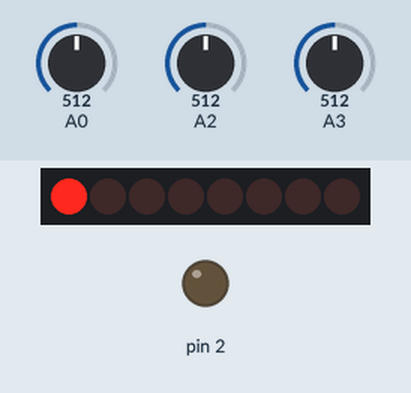
Bench run of a sketch on a simulated Arduino Uno, built with avr-gcc and run on an emulated ATmega328P. On the bench: 8 shift-register outputs drawn as a row of LEDs (first output left, lit = HIGH), output pins drawn as LEDs (lit = HIGH). Wiring (inferred from the names in the program): shift register (74HC595): data pin 11; shift clock pin 12; latch pin 8. Wiring (inferred from the signals the program sends): row of LEDs: on Q0, Q1, Q2, Q3, Q4, Q5, Q6, Q7. The test bench sets the inputs (shaded band); at power-on: A0 = 512, A2 = 512, A3 = 512. Pins used as bus, display or sensor lines are not drawn; what the sketch prints to the serial monitor is not drawn.

Above: at 0.15 s.
At 0.75 s:
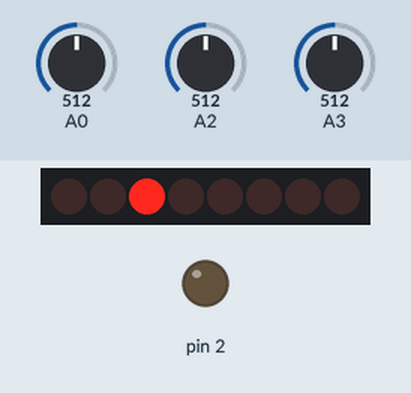
Timing chart, 0 to 2.4 s (numbered marks = the images above):
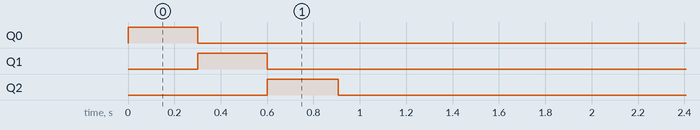

Measured:
- by itself, Q0: LOW → HIGH at 0.00 s, → LOW 0.30 s later
- by itself, Q1: LOW → HIGH at 0.30 s, → LOW 0.30 s later
- by itself, Q2: LOW → HIGH at 0.60 s, → LOW 0.31 s later

The sketch:

SoundDectection.ino
```cpp
int previousValue_1 = 0;
int previousValue_2 = 0;
int previousValue_3 = 0;

int sensorValue_1 = 0;
int sensorValue_2 = 0;
int sensorValue_3 = 0;

//PINS
int FRONT = 2;
int LEFT = 3;
int RIGHT = 4;
int BACK = 5;

//Pin connected to ST_CP of 74HC595
int latchPin = 8; //green
//Pin connected to SH_CP of 74HC595
int clockPin = 12; //yellow
////Pin connected to DS of 74HC595
int dataPin = 11; //blue

int vibTime = 300;
int soundMag = 55;

// the setup routine runs once when you press reset:
void setup() {

  pinMode(2, OUTPUT);

  pinMode(latchPin, OUTPUT);
  pinMode(clockPin, OUTPUT);
  pinMode(dataPin, OUTPUT);

  // initialize serial communication at 9600 bits per second:
  Serial.begin(9600);
}

// the loop routine runs over and over again forever:
void loop() {
  //Each mic will follow the same pattern
  //Detect any change in sound
  sensorValue_1 = analogRead(A0);

  //Test to see if the sound is within the differential to respond
  if(calcDiff(sensorValue_1, previousValue_1) > soundMag) {
    //Write to the vibrating disc from the shift register
    registerWrite(0,HIGH);
    //Allow it to vibrate
    delay(vibTime);
  } else {
    //Otherwise ensure that it is off
    registerWrite(0,LOW);
  }

  sensorValue_2 = analogRead(A2);
  if(calcDiff(sensorValue_2, previousValue_2) > soundMag) {
    registerWrite(1,HIGH);
    delay(vibTime);
  } else {
    registerWrite(1,LOW);
  }

  // read the input on analog pin 0:
  sensorValue_3 = analogRead(A3);


  Serial.println(calcDiff(sensorValue_3, previousValue_3));
  if(calcDiff(sensorValue_3, previousValue_3) > soundMag) {
    registerWrite(2,HIGH);
    delay(vibTime);
  } else {
    registerWrite(2,LOW);
  }

  delay(5);        // delay in between reads for stability

  previousValue_1 = sensorValue_1;
  previousValue_2 = sensorValue_2;
  previousValue_3 = sensorValue_3;


}

int calcDiff(int val1, int val2) {
  int diff = val1 - val2;
  return abs(diff);
}

void registerWrite(int whichPin, int whichState) {
// the bits you want to send
  byte bitsToSend = 0;

  // turn off the output so the pins don't light up
  // while you're shifting bits:
  digitalWrite(latchPin, LOW);

  // turn on the next highest bit in bitsToSend:
  bitWrite(bitsToSend, whichPin, whichState);

  // shift the bits out:
  shiftOut(dataPin, clockPin, MSBFIRST, bitsToSend);

    // turn on the output so the LEDs can light up:
  digitalWrite(latchPin, HIGH);

}
```
